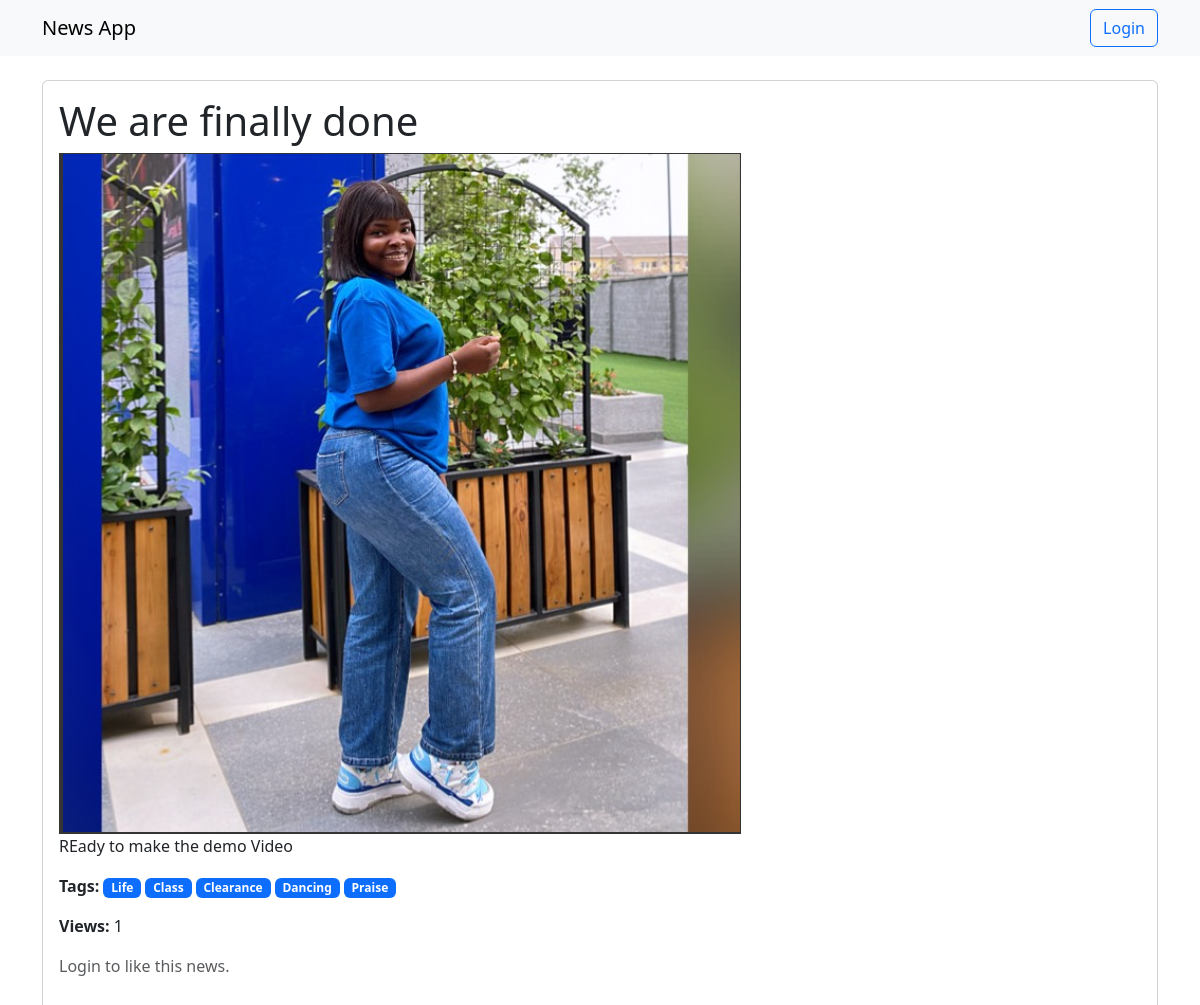
/news/12/, run on the app's committed database.
### news/models.py (models this page shows)
class News(models.Model):
    title = models.CharField(max_length=255)
    text = models.TextField()
    image = models.ImageField(upload_to='http://127.0.0.1:8000/media/news_images/', blank=True, null=True)
    tags = models.ManyToManyField('Tag', related_name='news')
    created_at = models.DateTimeField(auto_now_add=True)
    views = models.IntegerField(default=0)

class Tag(models.Model):
    name = models.CharField(max_length=50, unique=True)

### news/urls.py (the view)
# urls.py: path('news/<int:pk>/', news_detail_view, name='news-detail'),
def news_detail_view(request, pk):
    news = get_object_or_404(News, pk=pk)
    news.views += 1
    news.save()
    like_count = news.like_set.filter(is_like=True).count()
    return render(request, 'news/news_detail.html', {'news': news, 'like_count': like_count})

### news/templates/news/news_detail.html (shortened to what this page needs)
{% extends 'news/base.html' %}
{% block content %}
    <div class="card">
        <div class="card-body">
            <h1 class="card-title">{{ news.title }}</h1>
            {% if news.image %}
                <img src="{{ news.image.url }}" class="img-fluid" alt="News Image">
            {% endif %}
            <p class="card-text">{{ news.text }}</p>
            <p><strong>Tags:</strong>
                {% for tag in news.tags.all %}
                    <a href="{% url 'news-by-tag' tag.id %}" class="badge bg-primary text-decoration-none">{{ tag.name }}</a>
                {% empty %}
                    <span class="text-muted">No tags</span>
                {% endfor %}
            </p>
            <p><strong>Views:</strong> {{ news.views }}</p>
            {% if user.is_authenticated %}
                <button id="like-button" onclick="toggleLike({{ news.id }})" class="btn btn-primary">Like</button>
                <span id="like-count">{{ like_count }}</span> Likes
            {% else %}
                <p class="text-muted">Login to like this news.</p>
            {% endif %}
        </div>
    </div>
{% endblock %}

### data on the page
News: title "We are finally done", image (picture), text "REady to make the demo Video", views "1"
Tag: name "Life"
Tag: name "Class"
Tag: name "Clearance"
Tag: name "Dancing"
Tag: name "Praise"
